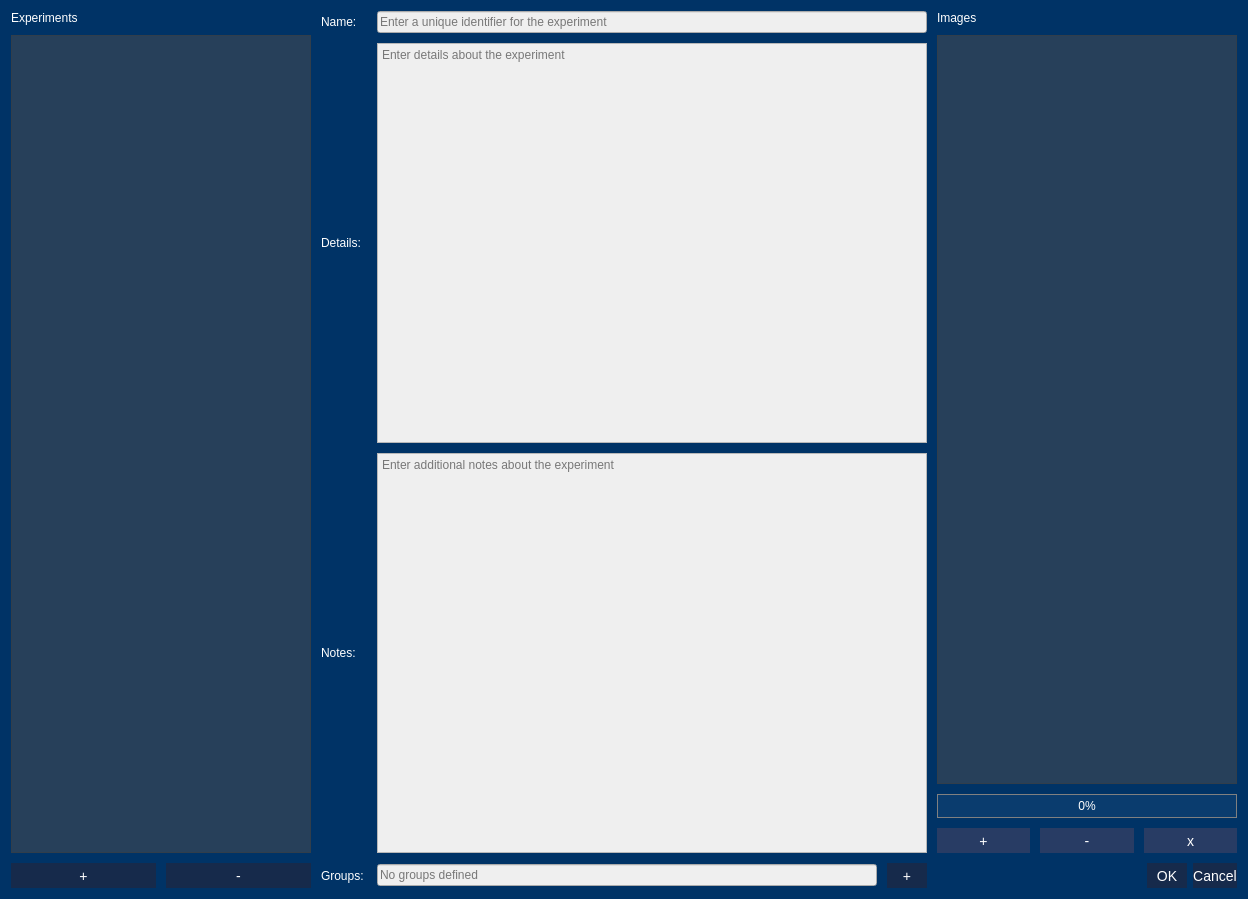
<?xml version="1.0" encoding="UTF-8"?>
<ui version="4.0">
 <class>Dialog</class>
 <widget class="QDialog" name="Dialog">
  <property name="geometry">
   <rect>
    <x>0</x>
    <y>0</y>
    <width>1241</width>
    <height>887</height>
   </rect>
  </property>
  <property name="windowTitle">
   <string>Dialog</string>
  </property>
  <property name="styleSheet">
   <string notr="true">QPushButton{
	color: White;
	background-color: rgba(22, 42, 75 , 255);
	border: none;
	font-size: 14px;
 	text-align: center;
     display: inline-block;
	min-height: 25;
	min-width: 40;
}

QPushButton:hover{
	background-color:  rgba(15, 35, 68 , 255);
}

QPushButton:pressed{
	background-color:  rgba(8, 28, 61 , 255);
}

QPushButton:disabled{
	background-color:  rgba(40, 60, 100 , 255);
}

QTableView, QListView{
	color: White;
	background-color: rgba(77, 77, 77, 128)
}

QLabel{
	color:White;
}

QProgressBar {
	color: White;
    border: 1px solid grey;
    background-color: rgb(10, 60, 110);
 }

 QProgressBar::chunk {
     background-color: rgba(77, 77, 77, 128);
 }

QMainWindow{
	background-color: rgb(0, 51, 102);
}

QDialog{
	background-color: rgb(0, 51, 102);
}</string>
  </property>
  <property name="sizeGripEnabled">
   <bool>false</bool>
  </property>
  <layout class="QHBoxLayout" name="horizontalLayout_2">
   <item>
    <layout class="QHBoxLayout" name="horizontalLayout" stretch="20,70,30">
     <property name="spacing">
      <number>10</number>
     </property>
     <item>
      <layout class="QVBoxLayout" name="verticalLayout_2">
       <item>
        <widget class="QLabel" name="label_6">
         <property name="text">
          <string>Experiments</string>
         </property>
        </widget>
       </item>
       <item>
        <widget class="QListView" name="lv_experiments">
         <property name="minimumSize">
          <size>
           <width>300</width>
           <height>0</height>
          </size>
         </property>
        </widget>
       </item>
       <item>
        <layout class="QHBoxLayout" name="horizontalLayout_3">
         <item>
          <widget class="QPushButton" name="btn_add">
           <property name="text">
            <string>+</string>
           </property>
          </widget>
         </item>
         <item>
          <widget class="QPushButton" name="btn_remove">
           <property name="text">
            <string>-</string>
           </property>
          </widget>
         </item>
        </layout>
       </item>
      </layout>
     </item>
     <item>
      <layout class="QGridLayout" name="gridLayout" columnstretch="0,0,0">
       <item row="2" column="0">
        <widget class="QLabel" name="label_3">
         <property name="text">
          <string>Notes: </string>
         </property>
        </widget>
       </item>
       <item row="1" column="2">
        <widget class="QTextEdit" name="te_details">
         <property name="enabled">
          <bool>false</bool>
         </property>
         <property name="minimumSize">
          <size>
           <width>500</width>
           <height>400</height>
          </size>
         </property>
         <property name="placeholderText">
          <string>Enter details about the experiment</string>
         </property>
        </widget>
       </item>
       <item row="1" column="0">
        <widget class="QLabel" name="label_2">
         <property name="text">
          <string>Details: </string>
         </property>
        </widget>
       </item>
       <item row="2" column="2">
        <widget class="QTextEdit" name="te_notes">
         <property name="enabled">
          <bool>false</bool>
         </property>
         <property name="minimumSize">
          <size>
           <width>500</width>
           <height>400</height>
          </size>
         </property>
         <property name="placeholderText">
          <string>Enter additional notes about the experiment</string>
         </property>
        </widget>
       </item>
       <item row="0" column="0">
        <widget class="QLabel" name="label">
         <property name="text">
          <string>Name: </string>
         </property>
        </widget>
       </item>
       <item row="3" column="0">
        <widget class="QLabel" name="label_5">
         <property name="text">
          <string>Groups: </string>
         </property>
        </widget>
       </item>
       <item row="0" column="2">
        <widget class="QLineEdit" name="le_name">
         <property name="enabled">
          <bool>false</bool>
         </property>
         <property name="minimumSize">
          <size>
           <width>500</width>
           <height>0</height>
          </size>
         </property>
         <property name="placeholderText">
          <string>Enter a unique identifier for the experiment</string>
         </property>
        </widget>
       </item>
       <item row="3" column="2">
        <layout class="QHBoxLayout" name="horizontalLayout_4">
         <item>
          <widget class="QLineEdit" name="le_groups">
           <property name="enabled">
            <bool>false</bool>
           </property>
           <property name="minimumSize">
            <size>
             <width>500</width>
             <height>0</height>
            </size>
           </property>
           <property name="text">
            <string/>
           </property>
           <property name="placeholderText">
            <string>No groups defined</string>
           </property>
          </widget>
         </item>
         <item>
          <widget class="QPushButton" name="btn_add_group">
           <property name="text">
            <string>+</string>
           </property>
          </widget>
         </item>
        </layout>
       </item>
      </layout>
     </item>
     <item>
      <layout class="QVBoxLayout" name="verticalLayout">
       <item>
        <widget class="QLabel" name="label_4">
         <property name="text">
          <string>Images</string>
         </property>
        </widget>
       </item>
       <item>
        <widget class="QListView" name="lv_images">
         <property name="minimumSize">
          <size>
           <width>300</width>
           <height>0</height>
          </size>
         </property>
         <property name="selectionMode">
          <enum>QAbstractItemView::ContiguousSelection</enum>
         </property>
         <property name="layoutMode">
          <enum>QListView::Batched</enum>
         </property>
        </widget>
       </item>
       <item>
        <widget class="QProgressBar" name="prg_images">
         <property name="value">
          <number>0</number>
         </property>
         <property name="alignment">
          <set>Qt::AlignCenter</set>
         </property>
        </widget>
       </item>
       <item>
        <layout class="QHBoxLayout" name="horizontalLayout_5">
         <item>
          <widget class="QPushButton" name="btn_images_add">
           <property name="enabled">
            <bool>false</bool>
           </property>
           <property name="text">
            <string>+</string>
           </property>
          </widget>
         </item>
         <item>
          <widget class="QPushButton" name="btn_images_remove">
           <property name="enabled">
            <bool>false</bool>
           </property>
           <property name="text">
            <string>-</string>
           </property>
          </widget>
         </item>
         <item>
          <widget class="QPushButton" name="btn_images_clear">
           <property name="enabled">
            <bool>false</bool>
           </property>
           <property name="text">
            <string>x</string>
           </property>
          </widget>
         </item>
        </layout>
       </item>
       <item>
        <widget class="QDialogButtonBox" name="buttonBox">
         <property name="orientation">
          <enum>Qt::Horizontal</enum>
         </property>
         <property name="standardButtons">
          <set>QDialogButtonBox::Cancel|QDialogButtonBox::Ok</set>
         </property>
        </widget>
       </item>
      </layout>
     </item>
    </layout>
   </item>
  </layout>
 </widget>
 <resources/>
 <connections>
  <connection>
   <sender>buttonBox</sender>
   <signal>accepted()</signal>
   <receiver>Dialog</receiver>
   <slot>accept()</slot>
   <hints>
    <hint type="sourcelabel">
     <x>248</x>
     <y>254</y>
    </hint>
    <hint type="destinationlabel">
     <x>157</x>
     <y>274</y>
    </hint>
   </hints>
  </connection>
  <connection>
   <sender>buttonBox</sender>
   <signal>rejected()</signal>
   <receiver>Dialog</receiver>
   <slot>reject()</slot>
   <hints>
    <hint type="sourcelabel">
     <x>316</x>
     <y>260</y>
    </hint>
    <hint type="destinationlabel">
     <x>286</x>
     <y>274</y>
    </hint>
   </hints>
  </connection>
 </connections>
</ui>
